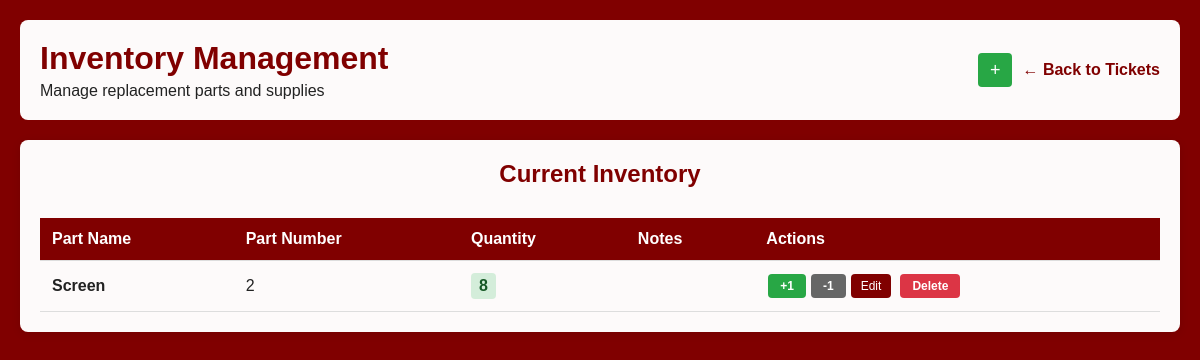
Screenshot of /inventory.php (signed in) with the database file from the repository.
### tables this page shows
CREATE TABLE IF NOT EXISTS `inventory` (
  `id` int NOT NULL AUTO_INCREMENT,
  `part_name` varchar(255) NOT NULL,
  `part_number` varchar(100) DEFAULT NULL,
  `quantity` int NOT NULL DEFAULT '0',
  `notes` text,
  `created_at` timestamp NULL DEFAULT CURRENT_TIMESTAMP,
  `updated_at` timestamp NULL DEFAULT CURRENT_TIMESTAMP ON UPDATE CURRENT_TIMESTAMP,
  PRIMARY KEY (`id`)
);

### inventory.php (the view, shortened to what this page needs)
<?php
$servername = "localhost";
$username = "bucit";
$password = "m0Mih-Vdm!].Km8F";
$dbname = "bucit";
$conn = new mysqli($servername, $username, $password, $dbname);
$inventory_query = $conn->query("SELECT * FROM inventory ORDER BY part_name ASC");
$inventory_items = [];
if ($inventory_query) {
    while ($row = $inventory_query->fetch_assoc()) {
        $inventory_items[] = $row;
    }
}
?>
<!DOCTYPE html>
<html lang="en">
<head>
    <link rel="stylesheet" href="styles.css">
</head>
<body>
    <div class="container">
        <div class="header">
            <div>
                <h1>Inventory Management</h1>
                <p style="margin: 5px 0 0 0;">Manage replacement parts and supplies</p>
            </div>
            <div style="display: flex; gap: 10px; align-items: center;">
                <a href="new_inventory.php" class="btn btn-success" title="Add new part" style="padding:8px 12px; font-size:18px; line-height:1;">+</a>
                <a href="manage_tickets.php" class="back-link">← Back to Tickets</a>
            </div>
        </div>
        <div class="card">
            <h2>Current Inventory</h2>
            <?php if (empty($inventory_items)): ?>
                <p>No parts in inventory yet. <a href="new_inventory.php">Add your first part</a>!</p>
            <?php else: ?>
                <div class="table-container">
                    <table>
                        <thead>
                            <tr>
                                <th>Part Name</th>
                                <th>Part Number</th>
                                <th>Quantity</th>
                                <th>Notes</th>
                                <th>Actions</th>
                            </tr>
                        </thead>
                        <tbody>
                            <?php foreach ($inventory_items as $item): ?>
                                <tr>
                                    <td><strong><?php echo htmlspecialchars($item['part_name']); ?></strong></td>
                                    <td><?php echo htmlspecialchars($item['part_number'] ?? '-'); ?></td>
                                    <td>
                                        <?php
                                        $qty = intval($item['quantity']);
                                        $class = 'quantity-good';
                                        ?>
                                        <span class="quantity-badge <?php echo $class; ?>"><?php echo $qty; ?></span>
                                    </td>
                                    <td style="max-width: 300px; overflow: hidden; text-overflow: ellipsis; white-space: nowrap;">
                                    </td>
                                    <td class="action-buttons">
                                        <div class="quick-adjust">
                                            <form method="POST" style="display: inline;">
                                                <button type="submit" class="btn btn-success btn-small">+1</button>
                                            </form>
                                            <form method="POST" style="display: inline;">
                                                <button type="submit" class="btn btn-secondary btn-small">-1</button>
                                            </form>
                                            <button type="button" class="btn btn-small" onclick="openEditModal(<?php echo htmlspecialchars(json_encode($item)); ?>)">Edit</button>
                                            <form method="POST" style="display: inline;"
                                                  onsubmit="return confirm('Are you sure you want to delete this part?');">
                                                <button type="submit" class="btn btn-danger btn-small">Delete</button>
                                            </form>
                                        </div>
                                    </td>
                                </tr>
                            <?php endforeach; ?>
                        </tbody>
                    </table>
                </div>
            <?php endif; ?>
        </div>
    </div>
</body>
</html>

### styles.css (style rules this page uses)
:root { --brand: #800000; --brand-dark: #5a0000; --card-bg: rgba(255,255,255,0.98); }
html { scroll-padding-top: 60px; }
body { font-family: Arial, sans-serif; background: var(--brand); margin: 0; padding: 0; color: #fff; }
h2 { margin-bottom: 20px; color: var(--brand); text-align: center; }
form input, form button { width: 100%; padding: 10px; border: 1px solid #d1d1d1; border-radius: 5px; margin-bottom: 8px; font-size: 1rem; box-sizing: border-box; }
form button { background: var(--brand); color: #fff; border: none; font-size: 1.05em; font-weight: bold; margin-top: 16px; cursor: pointer; transition: background 0.2s; }

### inventory.php (style rules this page uses)
:root { --brand: #800000; --brand-dark: #5a0000; --card-bg: rgba(255,255,255,0.98); }
body { background: var(--brand); color: #fff; min-height: 100vh; font-family: Arial, sans-serif; }
.container { max-width: 1200px; margin: 0 auto; padding: 20px; }
.header { background: var(--card-bg); padding: 20px; border-radius: 8px; margin-bottom: 20px; color: #222; display: flex; justify-content: space-between; align-items: center; }
.header h1 { color: var(--brand); margin: 0; }
.card { background: var(--card-bg); padding: 20px; border-radius: 8px; margin-bottom: 20px; color: #222; box-shadow: 0 2px 10px rgba(0,0,0,0.1); }
.card h2 { color: var(--brand); margin-top: 0; }
.btn { background-color: var(--brand); color: white; padding: 10px 20px; border: none; border-radius: 4px; cursor: pointer; font-size: 14px; text-decoration: none; display: inline-block; }
.btn-secondary { background-color: #666; }
.btn-success { background-color: #28a745; }
.btn-danger { background-color: #dc3545; }
.btn-small { padding: 5px 10px; font-size: 12px; margin: 0 2px; }
.table-container { overflow-x: auto; }
table { width: 100%; border-collapse: collapse; margin-top: 10px; }
th, td { padding: 12px; text-align: left; border-bottom: 1px solid #ddd; }
th { background-color: var(--brand); color: white; font-weight: bold; }
.quantity-badge { display: inline-block; padding: 4px 8px; border-radius: 4px; font-weight: bold; }
.quantity-good { background-color: #d4edda; color: #155724; }
.action-buttons { white-space: nowrap; }
.quick-adjust { display: inline-flex; gap: 5px; align-items: center; }
.back-link { color: var(--brand); text-decoration: none; font-weight: bold; }

### rows the page displays
inventory: part_name "Screen", part_number "2", quantity "8"
